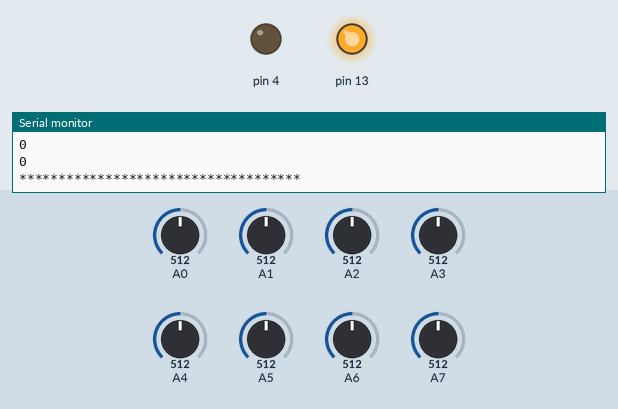
This sketch was run on a simulated Arduino Nano, built with avr-gcc and run on an emulated ATmega328P. Shown: output pins drawn as LEDs (lit = HIGH), the last lines printed to the serial monitor. The inputs (shaded band) are chosen by the test bench; at power-on: A1 = 512, A7 = 512, A0 = 512, A2 = 512, A3 = 512, A4 = 512, A5 = 512, A6 = 512.

Above: at 1.2 s.
1.3 s: A1 set to 644
2.8 s: A1 set to 667
At 3.6 s:
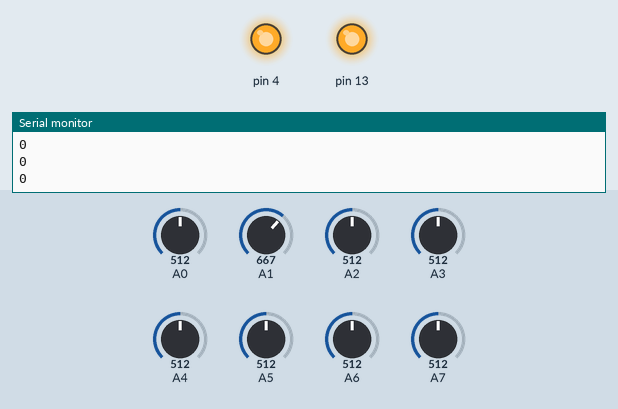
4.3 s: A7 set to 641
7.3 s: A7 set to 674
At 8.7 s:
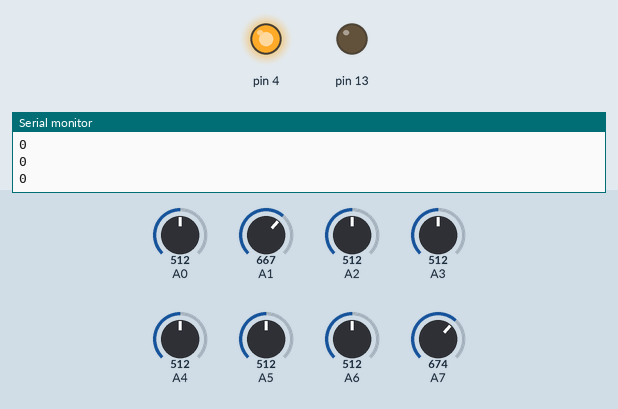
9.0 s: A7 set to 650
At 10.4 s:
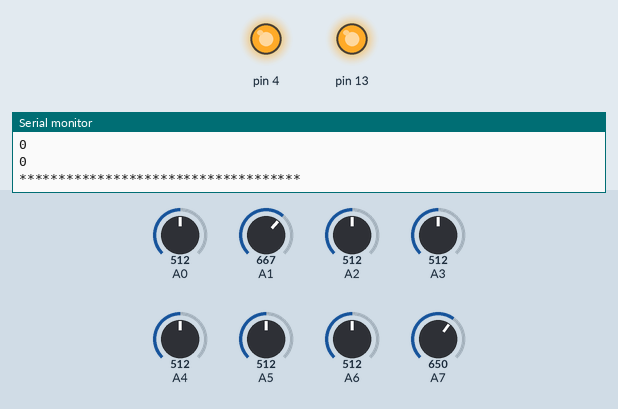
12.0 s: A7 set to 670
At 12.5 s:
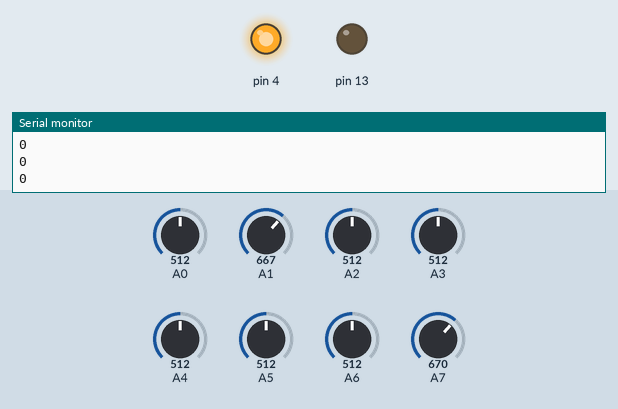
Timing chart, 0 to 14.7 s (numbered marks = the images above; inputs shaded):
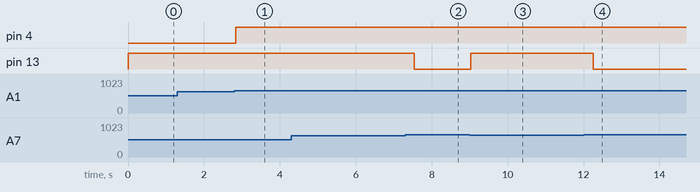

The sketch:

newtest.ino
```cpp
int s1=0,s2=0,s3=0,s4=0,s5=0,s6=0,s7=0,s8=0;
float kp=15,ki=0.66;
int rightbasespeed=170;
int leftbasespeed=170;
float rightmotorspeed=0;
float leftmotorspeed=0;
 int error=0;
  float sped;
  float E=0 ;
  float currentpos;
void setup() {
  // put your setup code here, to run once:
//    analogWrite(13,rightbasespeed);
//  analogWrite(4,leftbasespeed);
Serial.begin(9600);
}

void loop() {
  // put your main code here, to run repeatedly:
//1 black surface
//0 white surface

s1=analogRead(A0);
s2=analogRead(A1);
s3=analogRead(A2);
s4=analogRead(A3);
s5=analogRead(A4);
s6=analogRead(A5);
s7=analogRead(A6);
s8=analogRead(A7);

if(s1>=660)
{
  s1=1;
}
else s1=0;
if(s2>=660)
{
  s2=1;
}
else s2=0;
if(s3>=660)
{
  s3=1;
}
else s3=0;
if(s4>=660)
{
  s4=1;
}
else s4=0;
if(s5>=660)
{
  s5=1;
}
else s5=0;
if(s6>=660)
{
  s6=1;
}
else s6=0;
if(s7>=660)
{
  s7=1;
}
else s7=0;
if(s8>=660)
{
  s8=1;
}
else s8=0;
pid();
  Serial.println("************************************");
  Serial.println(s1);
  Serial.println(s2);
  Serial.println(s3);
  Serial.println(s4);
  Serial.println(s5);
  Serial.println(s6);
  Serial.println(s7);
  Serial.println(s8);
//  Serial.println(leftmotorspeed);
//  Serial.println(rightmotorspeed);
//  Serial.println(E);
//  Serial.println(error);
//  Serial.println("^^^^^^^^^^^^^^^^^^^^^^^^^^^^^^^^^^^^");
//Serial.print(currentpos);
}

void pid()
{

  int k;
  k=k+1;
  float setpoint=4;

//  if(s1>=0 && s2>=0 && s3>=0 && s4>=0 && s5>=0 && s6>=0 && s7>=0 && s8>=0)
//  {
//    error=0;
//
//  }


  if(s1>=1 && s2>=0 && s3>=0 && s4>=0 && s5>=0 && s6>=0 && s7>=0 && s8>=0)
  {
    currentpos=1;
  }
  if(s1>=0 && s2>=1 && s3>=0 && s4>=0 && s5>=0 && s6>=0 && s7>=0 && s8>=0)
  {
    currentpos=2;
  }
  if(s1>=0 && s2>=0 && s3>=1 && s4>=0 && s5>=0 && s6>=0 && s7>=0 && s8>=0)
  {
    currentpos=3;
  }
   if(s1>=0 && s2>=0 && s3>=0 && s4>=1 && s5>=0 && s6>=0 && s7>=0 && s8>=0)
  {
    currentpos=3.5;
  }

  if(s1>=1 && s2>=1 && s3>=0 && s4>=0 && s5>=0 && s6>=0 && s7>=0 && s8>=0)
  {
    currentpos=1;
  }
  if(s1>=0 && s2>=1 && s3>=1 && s4>=0 && s5>=0 && s6>=0 && s7>=0 && s8>=0)
  {
    currentpos=2;
  }
    if(s1>=0 && s2>=0 && s3>=1 && s4>=1 && s5>=0 && s6>=0 && s7>=0 && s8>=0)
  {
    currentpos=3;
  }
    if(s1>=1 && s2>=1 && s3>=1 && s4>=0 && s5>=0 && s6>=0 && s7>=0 && s8>=0)
  {
    currentpos=1;
  }
    if(s1>=1 && s2>=1 && s3>=1 && s4>=1 && s5>=0 && s6>=0 && s7>=0 && s8>=0)
  {
    currentpos=1;
  }
    if(s1>=1 && s2>=1 && s3>=1 && s4>=1 && s5>=1 && s6>=0 && s7>=0 && s8>=0)
  {
    currentpos=0;
  }
    if(s1>=0 && s2>=0 && s3>=0 && s4>=1 && s5>=1 && s6>=0 && s7>=0 && s8>=0)
  {
   currentpos=4;
  }
    if(s1>=0 && s2>=0 && s3>=0 && s4>=0 && s5>=1 && s6>=0 && s7>=0 && s8>=0)
  {
    currentpos=4.5;
  }

  if(s1>=0 && s2>=0 && s3>=0 && s4>=0 && s5>=0 && s6>=1 && s7>=0 && s8>=0)
  {
    currentpos=5;
  }
    if(s1>=0 && s2>=0 && s3>=0 && s4>=0 && s5>=0 && s6>=0 && s7>=1 && s8>=0)
  {
    currentpos=6;
  }
   if(s1>=0 && s2>=0 && s3>=0 && s4>=0 && s5>=0 && s6>=0 && s7>=0 && s8>=1)
  {
    currentpos=7;
  }
   if(s1>=0 && s2>=0 && s3>=0 && s4>=0 && s5>=1 && s6>=1 && s7>=0 && s8>=0)
  {
    currentpos=5;
  }
     if(s1>=0 && s2>=0 && s3>=0 && s4>=0 && s5>=0 && s6>=1 && s7>=1 && s8>=0)
  {
    currentpos=6;
  }
     if(s1>=0 && s2>=0 && s3>=0 && s4>=0 && s5>=0 && s6>=0 && s7>=1 && s8>=1)
  {
    currentpos=7;
  }
     if(s1>=0 && s2>=0 && s3>=0 && s4>=0 && s5>=0 && s6>=1 && s7>=1 && s8>=1)
  {
    currentpos=7;
  }
     if(s1>=0 && s2>=0 && s3>=0 && s4>=0 && s5>=1 && s6>=1 && s7>=1 && s8>=1)
  {
    currentpos=7;
  }
     if(s1>=0 && s2>=0 && s3>=0 && s4>=1 && s5>=1 && s6>=1 && s7>=1 && s8>=1)
  {
    currentpos=8; //90 degrees
  }


//  if(s1>=0 && s2>=0 && s3>=0 && s4>=0 && s5>=1 && s6>=1 && s7>=1 && s8>=0)
//  {
//    currentpos=5;
//  }


//  if(s1>=0 && s2>=0 && s3>=0 && s4>=0 && s5>=0 && s6>=0 && s7>=1 && s8>=1)
//  {
//    currentpos=6;
//  }
//  if(s1>=0 && s2>=0 && s3>=0 && s4>=1 && s5>=1 && s6>=0 && s7>=0 && s8>=0)
//  {
//    currentpos=4;
//  }


  E=E+error*k;
  error=setpoint-currentpos;

//  for(float i=0;i<=(k-1);i++)
//  {
//    E[i] = error[i] + error[i-1];
//  }
if(E>12)
E=12;
if(E<-12)
E=-12;

  sped = kp*error + ki*(E);
  rightmotorspeed=rightbasespeed+sped;
  leftmotorspeed=leftbasespeed-sped;
   if(rightmotorspeed>=245)
  rightmotorspeed=245;
    if(leftmotorspeed>=245)
  leftmotorspeed=245;
    if(rightmotorspeed<=0)
  rightmotorspeed=0;
    if(leftmotorspeed<=0)
  leftmotorspeed=0;
    analogWrite(13,rightmotorspeed);
    analogWrite(4,leftmotorspeed);
}
```

Measured:
- the behaviour switches between 659 and 660 on A1 (found by bisection; images 0 and 1)
- the behaviour switches between 659 and 660 on A7 (found by bisection; images 1 and 2)
- after the input at 2.8 s, pin 4: LOW → HIGH at once
- after the input at 7.3 s, pin 13: HIGH → LOW after 0.24 s
- after the input at 9.0 s, pin 13: LOW → HIGH at once
- after the input at 12.0 s, pin 13: HIGH → LOW after 0.25 s
